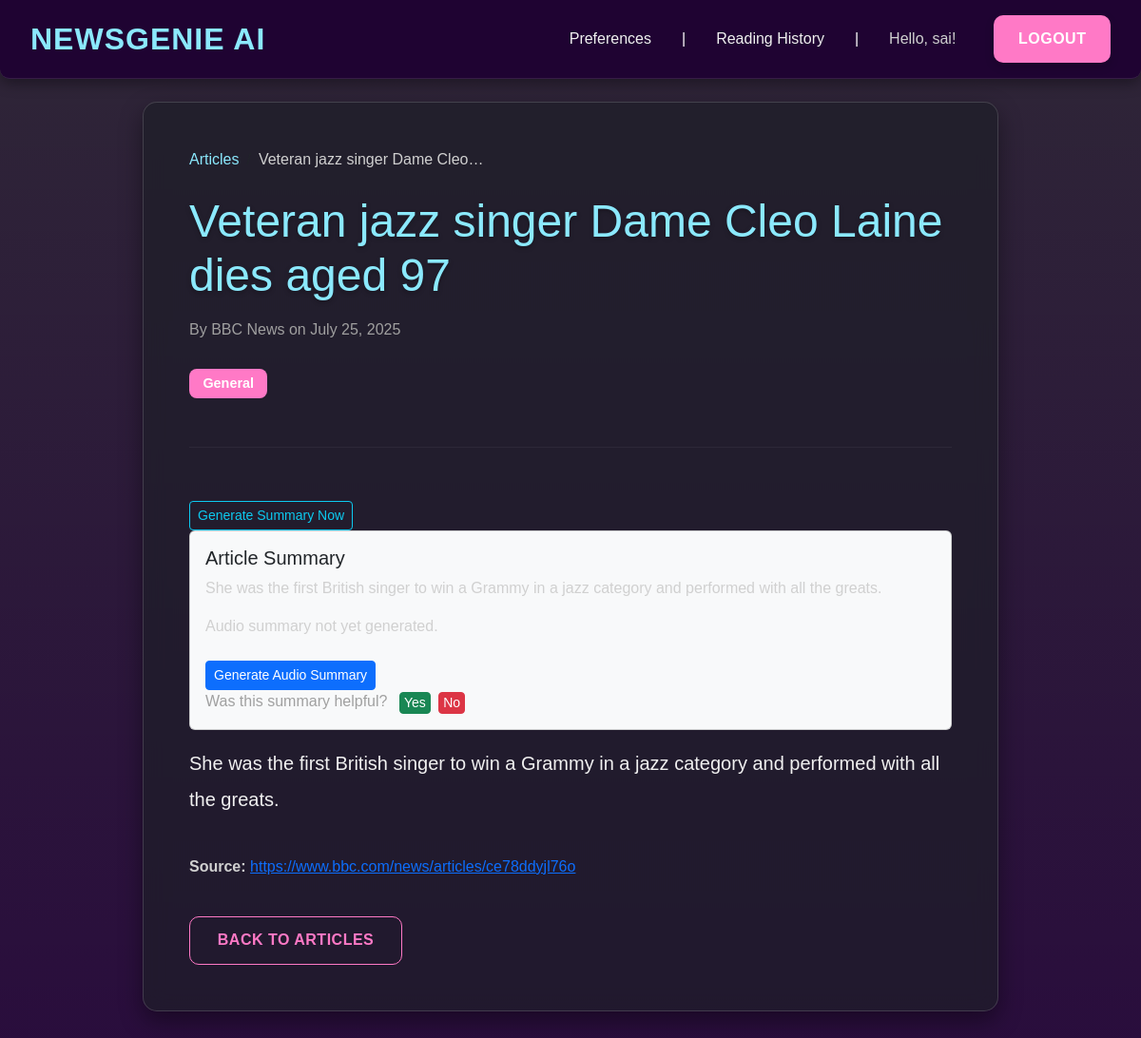
The page /article/169/?show_summary=1 (signed in) on the database as committed earlier.
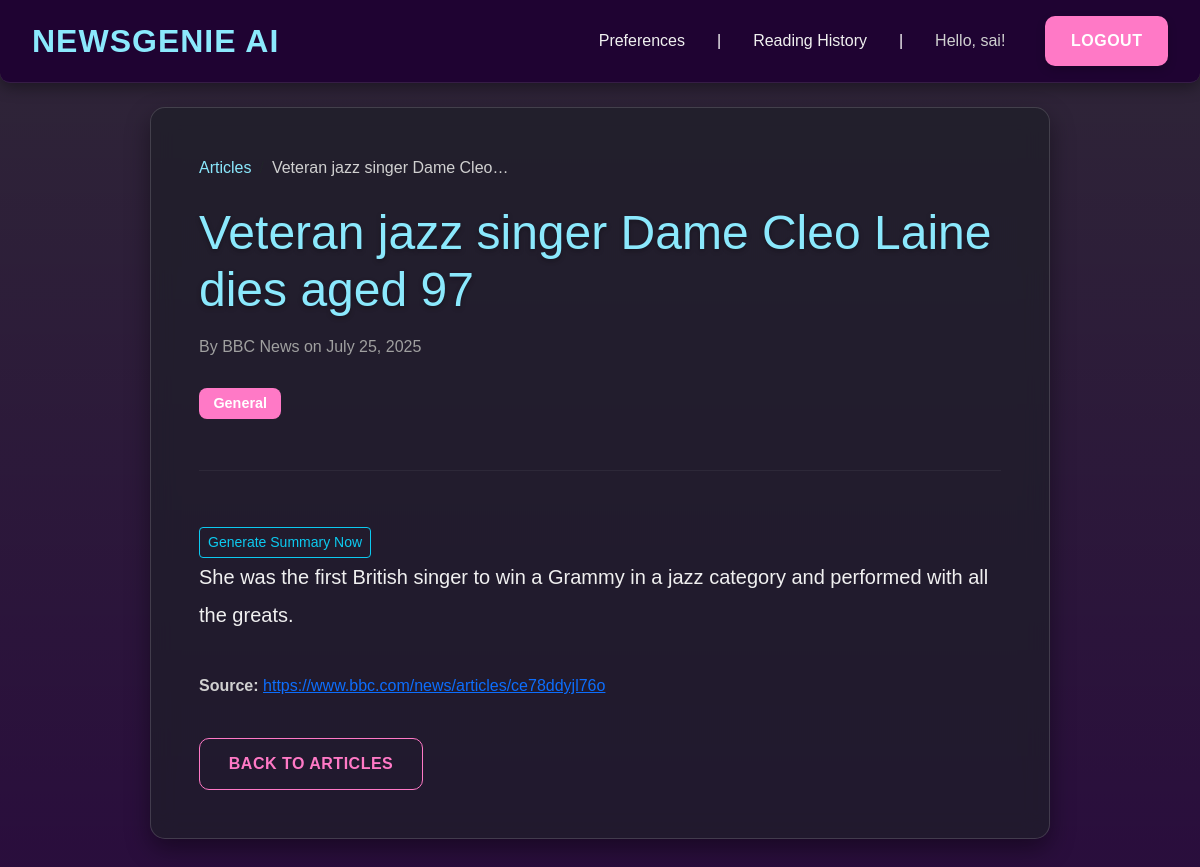
The same page on the database as committed later.
### news/models.py (models this page shows, shortened)
class Article(models.Model):
    title = models.CharField(max_length=200)
    content = models.TextField()
    category = models.ForeignKey(Category, on_delete=models.SET_NULL, null=True, blank=True)
    published_date = models.DateTimeField(default=timezone.now)
    created_at = models.DateTimeField(auto_now_add=True)
    audio_file = models.FileField(upload_to='audio/', blank=True, null=True)
    image = models.ImageField(upload_to='articles/', blank=True, null=True)
    author = models.CharField(max_length=255, default="Unknown Source")
    publication_date = models.DateTimeField(null=True, blank=True)
    link = models.URLField(max_length=500, unique=True, null=True, blank=True)
    source = models.CharField(max_length=100, default='Unknown')
    categories = models.ManyToManyField('Category', related_name='multi_articles')
    summary = models.TextField(blank=True, null=True)
    is_summary_generated = models.BooleanField(default=False)
    approved = models.BooleanField(default=False)  # ✅ New field
    audio_file = models.FileField(upload_to='news_audio/', blank=True, null=True)
    def approved_status(self):
        return "Approved" if self.approved else "Pending"
    approved_status.boolean = True
    approved_status.short_description = "Status"
    class Meta:
        ordering = ['-published_date']

### news/views.py (the view)
# urls.py: path('article/<int:pk>/', views.ArticleDetailView.as_view(), name='article_detail'),
class ArticleDetailView(DetailView):
    model = Article
    template_name = 'news/article_detail.html'
    context_object_name = 'article'
    def get_queryset(self):
        if self.request.user.is_staff:
            return super().get_queryset()
        return super().get_queryset().filter(approved=True)
    def get_object(self, queryset=None):
        obj = super().get_object(queryset)
        if not obj.approved and not self.request.user.is_staff:
            raise Http404("Article not found or not yet approved.")
        if self.request.user.is_authenticated:
            ReadingHistory.objects.update_or_create(
                user=self.request.user,
                article=obj,
                defaults={'timestamp': timezone.now()}
            )
        return obj

### news/templates/news/article_detail.html (shortened to what this page needs)
{% extends 'base.html' %}
{% load static %}
{% block content %}
<link rel="stylesheet" href="{% static 'css/base.css' %}">
<div class="container mt-4">
    <nav aria-label="breadcrumb">
        <ol class="breadcrumb">
            <li class="breadcrumb-item"><a href="{% url 'news:article_list' %}">Articles</a></li>
            <li class="breadcrumb-item active" aria-current="page">{{ article.title|truncatechars:30 }}</li>
        </ol>
    </nav>
    <h1 class="mb-3">{{ article.title }}</h1>
    <p class="text-muted">By {{ article.author }} on {{ article.published_date|date:"F d, Y" }}</p>
    {% for category in article.categories.all %}
        <span class="badge bg-secondary me-1">{{ category.name }}</span>
    {% endfor %}
    <hr>
    {% if user.is_authenticated %}
        <a href="{% url 'news:generate_summary' article.pk %}" class="btn btn-sm btn-outline-info mt-3">Generate Summary Now</a>
    {% endif %}
    {% if request.GET.show_summary == "1" %}
        {% if article.summary %}
            <div class="card bg-light mb-3">
                <div class="card-body">
                    <h5 class="card-title">Article Summary</h5>
                    <p class="card-text">{{ article.summary|linebreaksbr }}</p>
                    <div id="audioPlayerContainer" class="mt-3">
                        {% if article.audio_file %}
                            <audio id="audioPlayer" controls>
                                <source src="{{ article.audio_file.url }}" type="audio/mpeg">
                                Your browser does not support the audio element.
                            </audio>
                        {% else %}
                            <p id="audioStatus">Audio summary not yet generated.</p>
                            {% if user.is_authenticated %}
                                <button id="generateAudioBtn" data-article-id="{{ article.pk }}" class="btn btn-primary btn-sm mt-2">Generate Audio Summary</button>
                            {% endif %}
                        {% endif %}
                    </div>
                    {% if user.is_authenticated %}
                        <small class="text-muted">Was this summary helpful?</small>
                        <form method="post" action="{% url 'news:submit_summary_feedback' article.pk %}" class="d-inline-block ms-2">
                            <button type="submit" class="btn btn-sm btn-success py-0 px-1 me-1"> Yes</button>
                        </form>
                        <form method="post" action="{% url 'news:submit_summary_feedback' article.pk %}" class="d-inline-block">
                            <button type="submit" class="btn btn-sm btn-danger py-0 px-1"> No</button>
                        </form>
                    {% endif %}
                </div>
            </div>
        {% endif %}
    {% endif %}
    <div class="lead">{{ article.content|linebreaksbr }}</div>
    {% if article.link %}
        <p class="mt-4">
            <strong>Source:</strong>
            <a href="{{ article.link }}" target="_blank" rel="noopener noreferrer">
                {{ article.link }}
            </a>
        </p>
    {% endif %}
    <a href="{% url 'news:article_list' %}" class="btn btn-outline-primary mt-4">Back to Articles</a>
</div>
{% endblock %}

Rows that differ between the two databases and show on the page:
changed Article "Veteran jazz singer Dame Cleo Laine dies aged 97": summary "She was the first British singer to win a Grammy in a jazz category and performed with all the greats." → (not shown)
Other text that changed with them:
text no longer shown: "Article Summary Audio summary not yet generated. Generate Audio Summary Was this summary helpful? Yes No"
